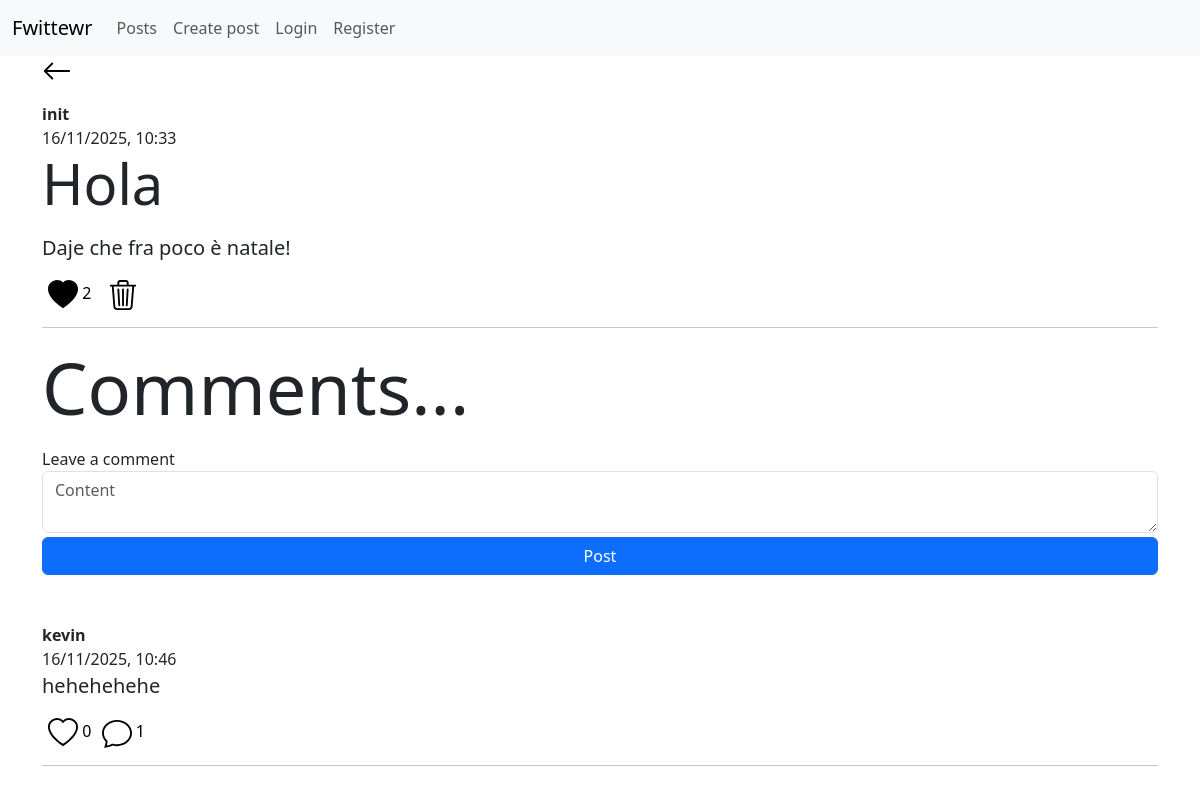
/post-comments/3 (signed in), run on an earlier commit of the app's database.
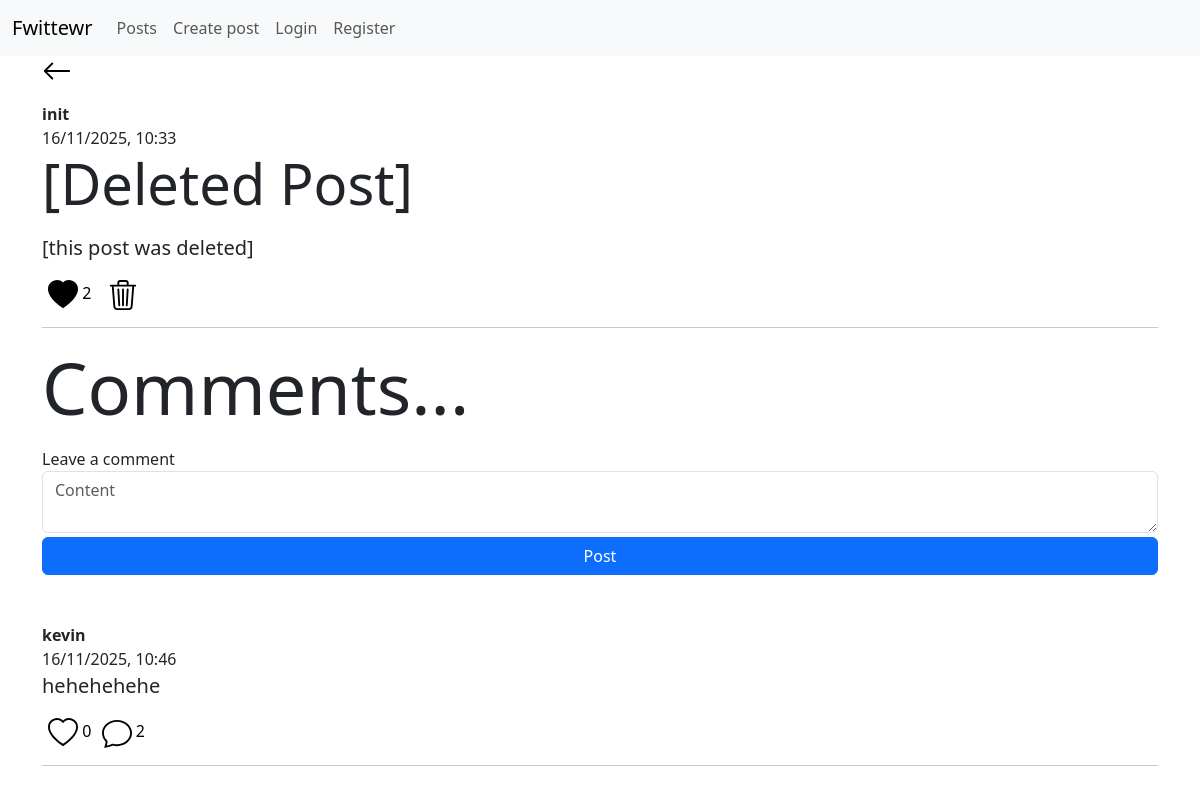
And on a later commit of the database.
### app/models.py (models this page shows)
class User(db.Model, UserMixin):
    id = db.Column(db.Integer, primary_key=True)
    username = db.Column(db.String(20), nullable=False, unique=True)
    password = db.Column(db.String(80), nullable=False)
    created_posts = db.relationship('Post', backref='user', lazy='select')
    created_comments = db.relationship('Comment', backref='user', lazy='select')
    liked_posts = db.relationship('Post', secondary=liked_posts, backref='liked_users', lazy='select')
    liked_comments = db.relationship('Comment', secondary=liked_comments, backref = 'liked_users', lazy='select')

class Post(db.Model):
    id = db.Column(db.Integer, primary_key=True)
    title = db.Column(db.String(50))
    content = db.Column(db.String(200), nullable=False)
    creation_date = db.Column(db.DateTime(timezone=True), default=datetime.now(timezone.utc))
    deleted = db.Column(db.Boolean, default=False)
    comments = db.relationship('Comment', backref='referenced_post', lazy='select')
    user_id = db.Column(db.Integer, db.ForeignKey('user.id'), nullable=False)

class Comment(db.Model):
    id = db.Column(db.Integer, primary_key=True)
    content = db.Column(db.String(200), nullable=False)
    creation_date = db.Column(db.DateTime(timezone=True), default=datetime.now(timezone.utc))
    deleted = db.Column(db.Boolean, default=False)
    comments = db.relationship('Comment', backref=backref('referenced_comment', remote_side=[id]), lazy='select')
    referenced_comment_id = db.Column(db.Integer, db.ForeignKey('comment.id'))
    referenced_post_id = db.Column(db.Integer, db.ForeignKey('post.id'))
    user_id = db.Column(db.Integer, db.ForeignKey('user.id'), nullable=False)
    __table_args__ = (
        CheckConstraint(
            'referenced_comment_id IS NOT NULL OR referenced_post_id IS NOT NULL',
            name='check_comment_or_post_not_null'
        ),
    )

### app/routes/home_bp.py (the view)
@home_bp.route('/post-comments/<id>', methods=['GET', 'POST'])
@login_required
def show_post_comments(id):
    form = CreatePostForm()
    post = Post.query.filter_by(id=id).first_or_404()
    if form.validate_on_submit():
        comment = Comment(content=form.content.data)
        current_user.created_comments.append(comment)
        comment.referenced_post = post
        db.session.commit()
        return redirect(url_for('home.show_post_comments', id=id))
    return render_template('home/comments/post-comments.html', post=post, form=form)

### app/forms.py
class CreatePostForm(FlaskForm):
    title = StringField(validators=[Length(min=0, max=50)], render_kw={'placeholder':'Title', 'class':'form-control'})
    content = TextAreaField(validators=[DataRequired(), Length(min=4, max=200)], render_kw={'placeholder':'Content', 'class':'form-control'})
    submit = SubmitField('Post', render_kw={'class':'btn btn-primary mt-1 w-100'})

### app/__init__.py (called while the page is built)
def create_app():
    app = Flask(__name__)
    app.config['SQLALCHEMY_DATABASE_URI'] = 'sqlite:///database.db'
    app.secret_key = 'thisisasecretkey'
    db.init_app(app)
    bcrypt.init_app(app)
    login_manager.init_app(app)
    csrf.init_app(app)
    login_manager.login_view = 'auth.login'
    @login_manager.user_loader
    def load_user(user_id):
        return User.query.get(int(user_id))
    app.register_blueprint(auth_bp)
    app.register_blueprint(home_bp)
    app.register_blueprint(errors_bp)
    return app

### app/templates/home/comments/post-comments.html (shortened to what this page needs)
{% extends 'base.html' %}
{% block body %}
<div class="mx-auto">
    <a href="{{ url_for('home.posts') }}">
        <img style="width: 30px" src="{{ url_for('static', filename='icons/arrow-left.svg') }}" alt="">
    </a>
    <div class="col-12 mt-3">
        <figure>
            <figcaption class="blockquite-footer">
                <b>{{ post.user.username }}</b> <br>
                {{ post.creation_date.strftime('%d/%m/%Y, %H:%M') }}
            </figcaption>
            {% if post.title %}
            <p class="display-4 post-title">{{ post.title }}</p>
            {% endif %}
            <p class="blockquote post-content">{{ post.content }}</p>
            <button onclick="like_post(this, '{{ post.id }}')" style="background-color:transparent; border:0px">
                {% if current_user in post.liked_users %}
                    <img style="width: 30px" src="{{ url_for('static', filename='icons/heart-fill.svg') }}" alt="">
                {% else %}
                    <img style="width: 30px" src="{{ url_for('static', filename='icons/heart.svg') }}" alt="">
                {% endif %}
                <span>{{ post.liked_users|length }}</span>
            </button>
            {% if post.user == current_user %}
            <button onclick="delete_post(this, '{{ post.id }}')" style="background-color: transparent; border: 0px; text-decoration: none">
                <img style="width: 30px" src="{{ url_for('static', filename='icons/trash3.svg') }}" alt="">
            </button>
            {% endif %}
        </figure>
        <hr>
    </div>
    <p class="display-2">Comments...</p>
    <form method="POST">
        <label for="content">Leave a comment</label>
        {{ form.content }}
        {{ form.submit }}
    </form>
    <div class="mt-5">
    {% for comment in post.comments | selectattr('deleted', 'equalto', False) %}
        <div class="col-12">
            <figure>
                <figcaption class="blockquite-footer">
                    <b>{{ comment.user.username }}</b> <br>
                    {{ comment.creation_date.strftime('%d/%m/%Y, %H:%M') }}
                </figcaption>
                <p class="blockquote">{{ comment.content }}</p>
                <button onclick="like_comment(this, '{{ comment.id }}')" style="background-color:transparent; border:0px">
                    {% if current_user in comment.liked_users %}
                        <img style="width: 30px" src="{{ url_for('static', filename='icons/heart-fill.svg') }}" alt="">
                    {% else %}
                        <img style="width: 30px" src="{{ url_for('static', filename='icons/heart.svg') }}" alt="">
                    {% endif %}
                    <span>{{ comment.liked_users|length }}</span>
                </button>
                <a style="text-decoration: none; border:0px; color: black" href="{{ url_for('home.show_comment_comments', id=comment.id) }}">
                    <img style="width: 30px" src="{{ url_for('static', filename='icons/chat.svg') }}" alt="">
                    <span>{{ comment.comments|length }}</span>
                </a>
            </figure>
            <hr>
        </div>
    {% endfor %}
    </div>
</div>
{% endblock %}

### app/templates/base.html (shortened to what this page needs)
<!DOCTYPE html>
<html lang="en">
<head>
	<link rel="stylesheet" href="{{ url_for('static', filename='bootstrap/css/bootstrap.min.css') }}">
</head>
<body>
	<nav class="navbar navbar-expand-lg bg-body-tertiary">
		<div class="container-fluid">
		<a class="navbar-brand" href="#">Fwittewr</a>
		<div class="collapse navbar-collapse" id="navbarSupportedContent">
			<ul class="navbar-nav me-auto mb-2 mb-lg-0">
			<li class="nav-item">
				<a class="nav-link" href="{{ url_for('home.posts') }}">Posts</a>
			</li>
			<li class="nav-item">
				<a class="nav-link" href="{{ url_for('home.create_post') }}">Create post</a>
			</li>
			<li class="nav-item">
				<a class="nav-link" href="{{ url_for('auth.login') }}">Login</a>
			</li>
			<li class="nav-item">
				<a class="nav-link" href="{{ url_for('auth.register') }}">Register</a>
			</li>
		</div>
		</div>
	</nav>
	<div class="container">
		{% block body %}
		{% endblock %}
	</div>
</body>
</html>

What changed in the data, as far as the page shows it:
changed Post: title "Hola" → "[Deleted Post]"; content "Daje che fra poco è natale!" → "[this post was deleted]"
computed for Comment "hehehehehe": comments|length "1" → "2"
